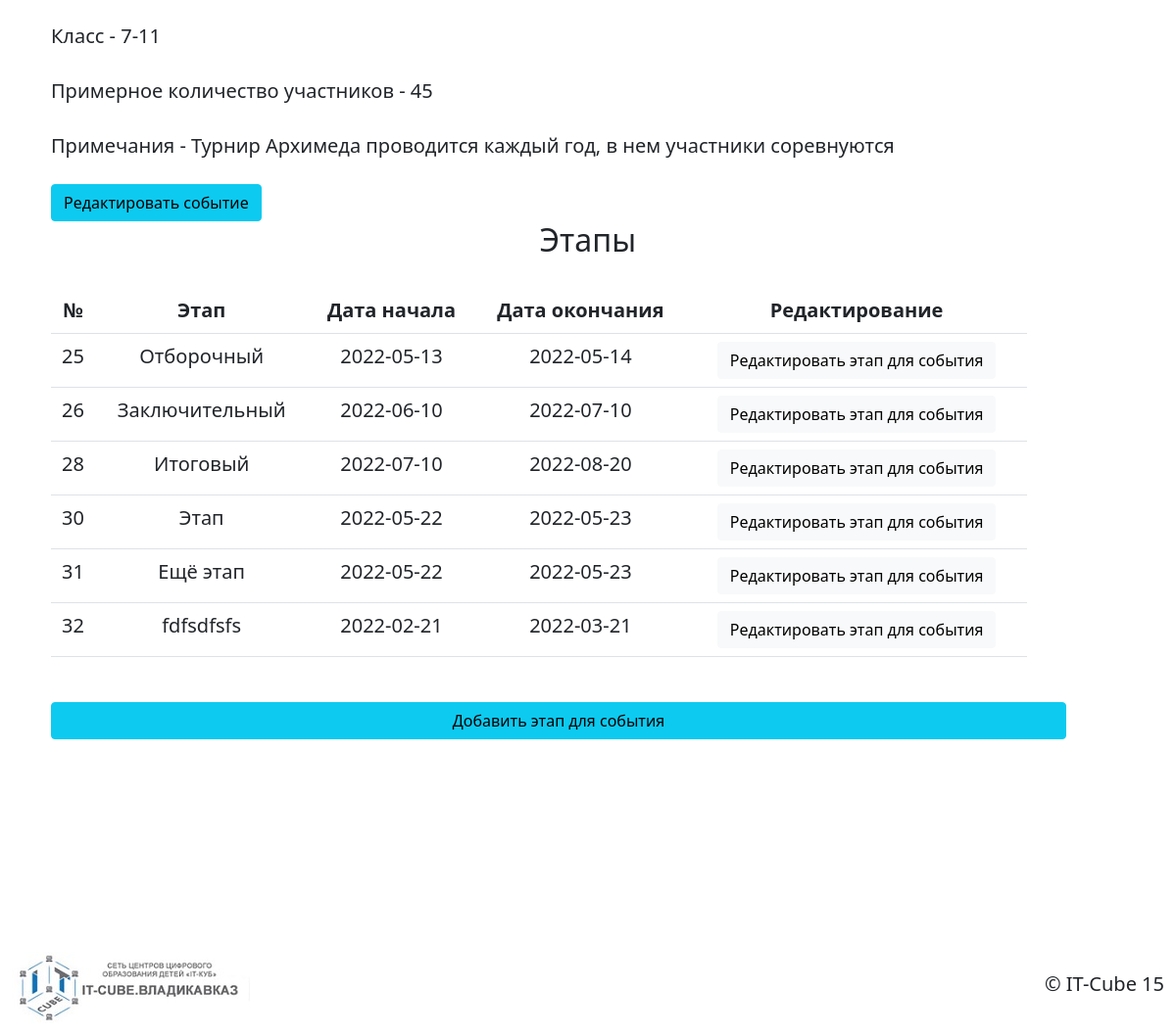
The page /event_more/10 (signed in, lower part) on the database as committed earlier.
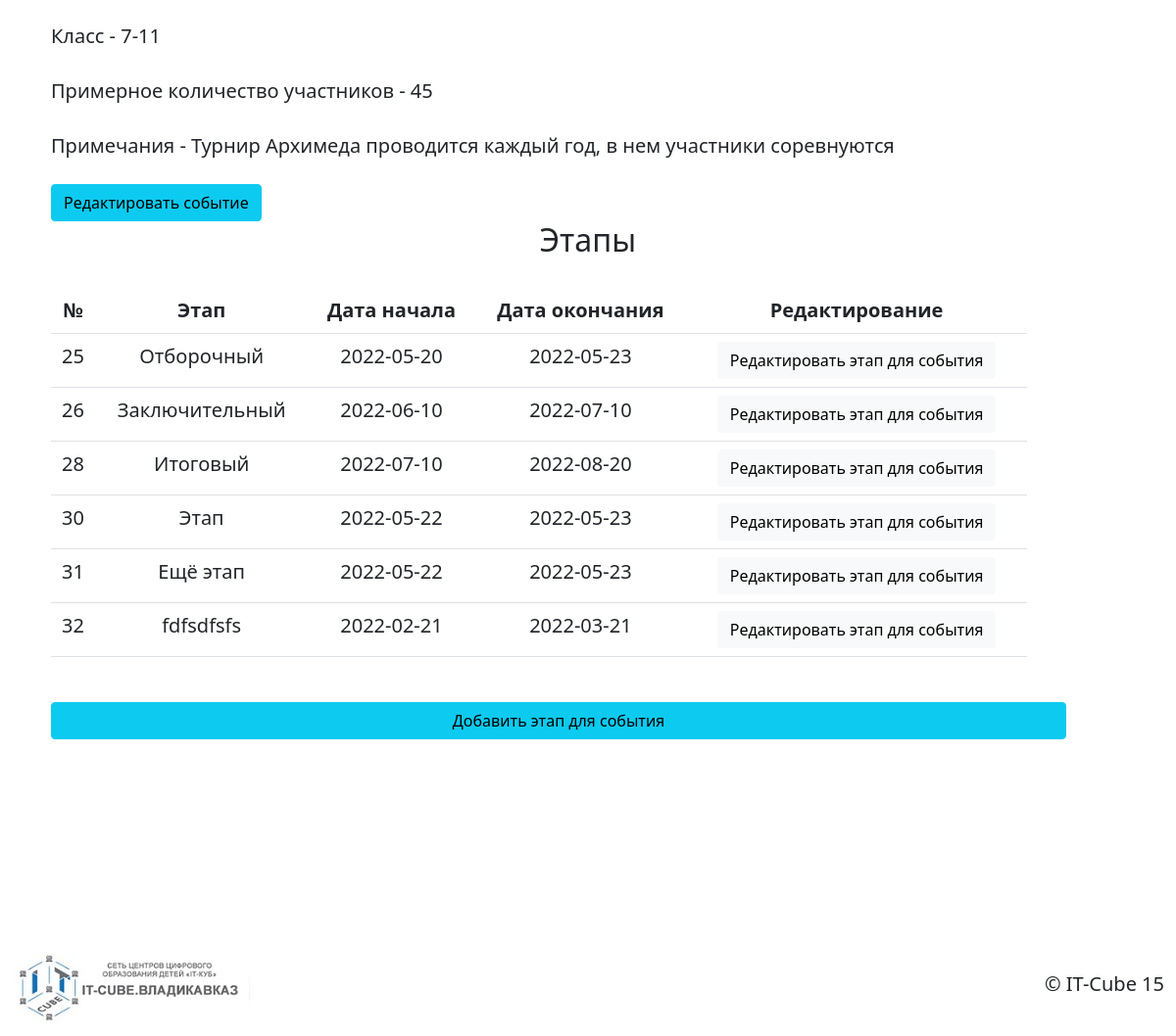
The same page on the database as committed later.
### data/stages_event.py (models this page shows)
class Stages(SqlAlchemyBase, UserMixin, SerializerMixin):
    __tablename__ = 'Stages'
    id = sqlalchemy.Column(sqlalchemy.Integer,
                           primary_key=True, autoincrement=True)
    Stage = sqlalchemy.Column(sqlalchemy.String, nullable=True)
    Date_begin = sqlalchemy.Column(sqlalchemy.Date, nullable=True)
    Date_end = sqlalchemy.Column(sqlalchemy.Date, nullable=True)
    stage_events = orm.relation("Stages_Events", back_populates='stage')

### main.py (the view)
@app.route("/event_more/<int:id>")
@login_required
def event_more(id):
    db_sess = db_session.create_session()
    event = db_sess.query(Event).filter(Event.id == id).first()
    empls_partic = db_sess.query(Participation_employees).filter(event.id == Participation_employees.Id_event).all()
    employes = []
    for empl in empls_partic:
        empls = db_sess.query(Employees).filter(Employees.id == empl.Id_employer).first()
        employes.append(empls.FIO)
    status = db_sess.query(Status).filter(event.Status == Status.id).first()
    form_hold = db_sess.query(Form_of_Holding).filter(event.Form_of_holding == Form_of_Holding.id).first()
    direction = db_sess.query(Directions).filter(event.Direction == Directions.id).first()
    stages_id = db_sess.query(Stages_Events).filter(event.id == Stages_Events.Id_event).all()
    stages = []
    for stage_id in stages_id:
        stage = db_sess.query(Stages).filter(stage_id.Id_stage == Stages.id).first()
        stages.append(stage)
    return render_template('event_more.html', title='Подробности события',
                           event=event, empl_partic=empls_partic, status=status,
                           form_hold=form_hold, direction=direction, employees=employes,
                           stages=stages)

### data/db_session.py (called while the page is built)
def create_session() -> Session:
    global __factory
    return __factory()

### main.py (called while the page is built)
@login_manager.user_loader
def load_user(user_id):
    db_sess = db_session.create_session()
    return db_sess.query(Employees).get(user_id)

### templates/event_more.html (shortened to what this page needs)
{% extends "base.html" %}
{% block content %}
<div class="text-event">
    <p>Класс - {{ event.Class }}</p>
    <p>Примерное количество участников - {{ event.Number_of_participants }}</p>
    <p>Примечания - {{ event.Note }}</p>
    <a href="/event/{{event.id}}" class="btn btn-info">
    Редактировать событие
    </a>
</div>
<h2 class="text-center">Этапы</h2>
<div class="table-responsive table-responsive-stages">
    <table align="center" class="table table-hover">
        <tr align="center">
            <th>№</th>
            <th>Этап</th>
            <th>Дата начала</th>
            <th>Дата окончания</th>
            <th>Редактирование</th>
        </tr>
        {% for stage in stages %}
            <tr align="center">
                <td>{{ stage.id }}</td>
                <td>{{ stage.Stage }}</td>
                <td>{{ stage.Date_begin }}</td>
                <td>{{ stage.Date_end }}</td>
                <td><a href="/stage/{{stage.id}}" class="btn btn-light">Редактировать этап для события</a></td>
            </tr>
        {% endfor %}
    </table>
</div>
<a href="/add_event_stage/{{event.id}}" class="btn btn-info add-stage">
    Добавить этап для события
</a>
{% endblock %}

Rows that differ between the two databases and show on the page:
changed Stages "Отборочный": Date_begin "2022-05-13" → "2022-05-20"; Date_end "2022-05-14" → "2022-05-23"
